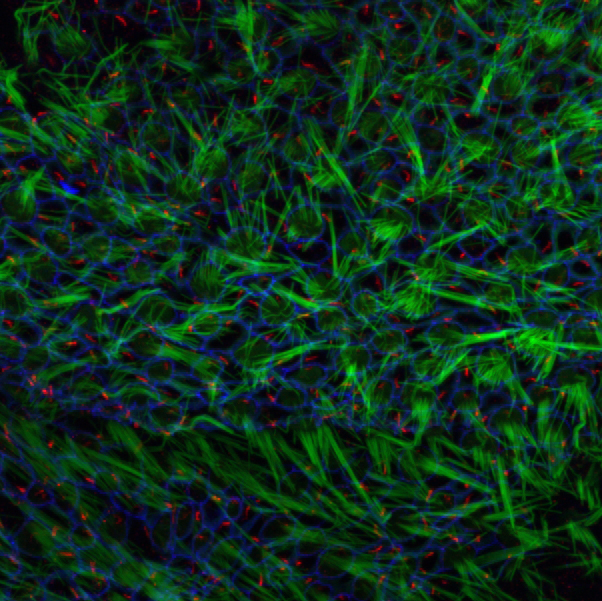
%> input picture Data/GammaTub_02_merge_cropped.png, 602 x 601 px
$ octave VestibularSystemAnalysisAlt.m   (GNU Octave 9; MATLAB toolbox functions it lacks are replaced by stand-ins)
%> lines starting %> are read from the running program, lines starting %| are printed output that depends on the picture; in (x1, y1, x2, y2) boxes, pixels count from 0 and x2, y2 are one past the last pixel; in counts of white or black regions, pixels touching at a corner belong together; the program's own positions count from 1
### Sourced Functions/BoundPix.m
function [IDs,map] = BoundPix(im)
%BOUNDPIX Find boundary pixels in an image
%   Detailed explanation goes here

[l,w,h] = size(im);
map = zeros(l,w);

map(1,:) = 1;
map(:,end) = 1;
map(:,1) = 1;
map(end,:) = 1;

IDs = find(map==1);
end

### Sourced Functions/SelectHairCellAlt.m
function [CellProps,ImDat] = SelectHairCellAlt(RAW,EllipticalApproximation)
%SELECTHAIRCELL Summary of this function goes here
%   Detailed explanation goes here
Contrasted = localcontrast(RAW);

% Next separate the channels
imR = Contrasted(:,:,1);
imG = Contrasted(:,:,2);
imB = Contrasted(:,:,3);

%% Get Cell Mask
CellMask = SelectCells(RAW,'Blue','RemBoundCells',true);

%% Get Morphologys
CellProps = bwcompprops(CellMask);

% CellProps.ConvexArea = cell2mat(struct2cell(regionprops(imBndOut,'ConvexArea')))';
CellProps.Circularity = (4*pi*CellProps.Area)./(CellProps.Perimeter.^2);
%% Add a few additional descriptors to the CellProps table
HairCellMask = CellMask;

nHair = length(CellProps.Area);
CellProps.ID = (1:nHair)';
CellProps.AvgIntensityR = cell2mat(struct2cell(regionprops(HairCellMask,imR,'MeanIntensity')))';
CellProps.AvgIntensityG = cell2mat(struct2cell(regionprops(HairCellMask,imG,'MeanIntensity')))';
CellProps.AvgIntensityB = cell2mat(struct2cell(regionprops(HairCellMask,imB,'MeanIntensity')))';

%% Refine the set based on circularity
% Remove cells that have an average intensity less than some predefined
% threshold.

pixIDs = CellProps.PixelIdxList;
% omittedCells = CellProps.ID(CellProps.AvgIntensityR<20);
NotCircular = CellProps.ID(CellProps.Circularity<0.85 | CellProps.Circularity>1.05);
NotSolid = CellProps.ID(CellProps.Solidity<0.95);
TooSmall = CellProps.ID(CellProps.Area<400);
omittedCells = unique([NotCircular; NotSolid;TooSmall]);
% omittedCells = NotCircular
omittedPixels = cell2mat(pixIDs(omittedCells));
HairCellMask(omittedPixels(:)) = 0;
CellProps(omittedCells,:) = [];
nHair = length(CellProps.Area);
CellProps.ID = (1:nHair)';

if EllipticalApproximation==true
    [imEllipse,EllipseMasks] = bwEllipse(size(HairCellMask),CellProps.Centroid,CellProps.MajorAxisLength,CellProps.MinorAxisLength,CellProps.Orientation);
else
    imEllipse = HairCellMask;
end

% Isolate the cells
[LabMask,~] = bwlabel(HairCellMask);
[LabEllipse,~] = bwlabel(imEllipse);

% Store Data
ImDat.RAW = RAW;
ImDat.Red = imR;
ImDat.Blue = imB;
ImDat.Green = imG;
ImDat.CellMask = CellMask;
ImDat.HairCellMask = HairCellMask;
ImDat.HairCellEllipseMask = imEllipse;
ImDat.HairCellLabels = LabMask;
ImDat.HairCellEllipseLabels = LabEllipse;

CellProps.Properties.VariableNames{6} = 'EllipseOrientation';

CellProps.Type = repmat('H',[nHair 1]);

[CroppedIms,CellMasks] = Crop2Mask(RAW,EllipseMasks);
CellProps.CellIm = CroppedIms';
CellProps.CellMaskEllipse = CellMasks';
CellProps.CellImRed = Crop2Mask(imR,EllipseMasks)';
CellProps.CellImGreen = Crop2Mask(imG,EllipseMasks)';
CellProps.CellImBlue = Crop2Mask(imB,EllipseMasks)';


% [5 lines of commented-out code are left out]


if EllipticalApproximation==true
    CellProps.CellMask = CellProps.CellMaskEllipse;
else
    CellProps.CellMask = labelSeparate(HairCellMask,LabMask,'mask')';
end

end

### VestibularSystemAnalysisAlt.m
clc;clear;close all;

% Add the directories that this code needs to access.
addpath('Source Images')
addpath('Sourced Functions')
addpath('Data')
addpath('Results')

imagename = 'GammaTub_02_merge_cropped';

%% Analyze Image
EllipticalApproximation = true;
% Read in the image to be analyzed
RAW = imread(strcat(imagename,'.png'));
%> RAW is the input picture: size 601x602x3 uint8; mean R, G, B 12.6, 46, 27.6

[BPix,map] = BoundPix(RAW);
%> in BoundPix, `map(1,:) = 1;`:
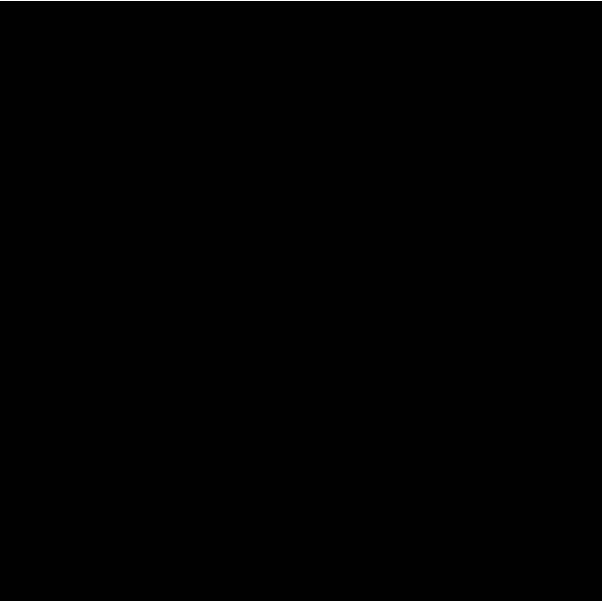
%> map: size 601x602 double; values 0 (black) and 1 (white), 0.17% white in thin lines or dots, all inside (x1, y1, x2, y2) = (0, 0, 602, 1)
%> in BoundPix, `map(end,:) = 1;`:
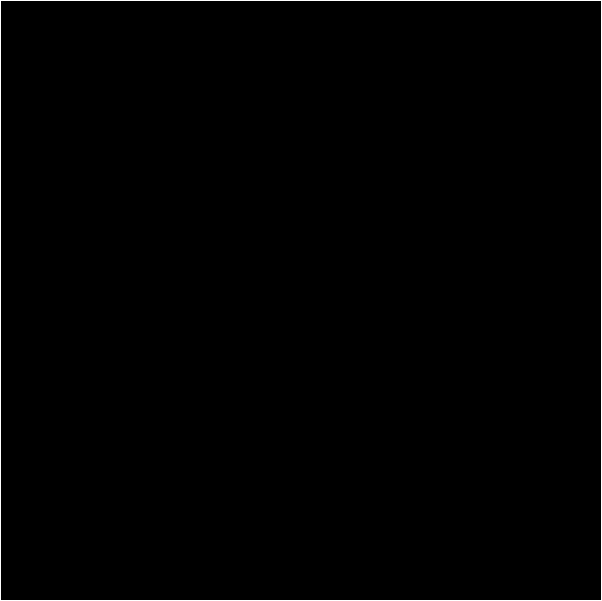
%> map: size 601x602 double; values 0 (black) and 1 (white), 0.66% white in thin lines or dots
%> BPix = 2402 values from 1 to 361802

% Identify the hair cells in the image.
% [HairCellProps,ImDat] = SelectHairCell(RAW,EllipticalApproximation);
[HairCellProps,ImDat] = SelectHairCellAlt(RAW,EllipticalApproximation);
%> the run ends on the next line
